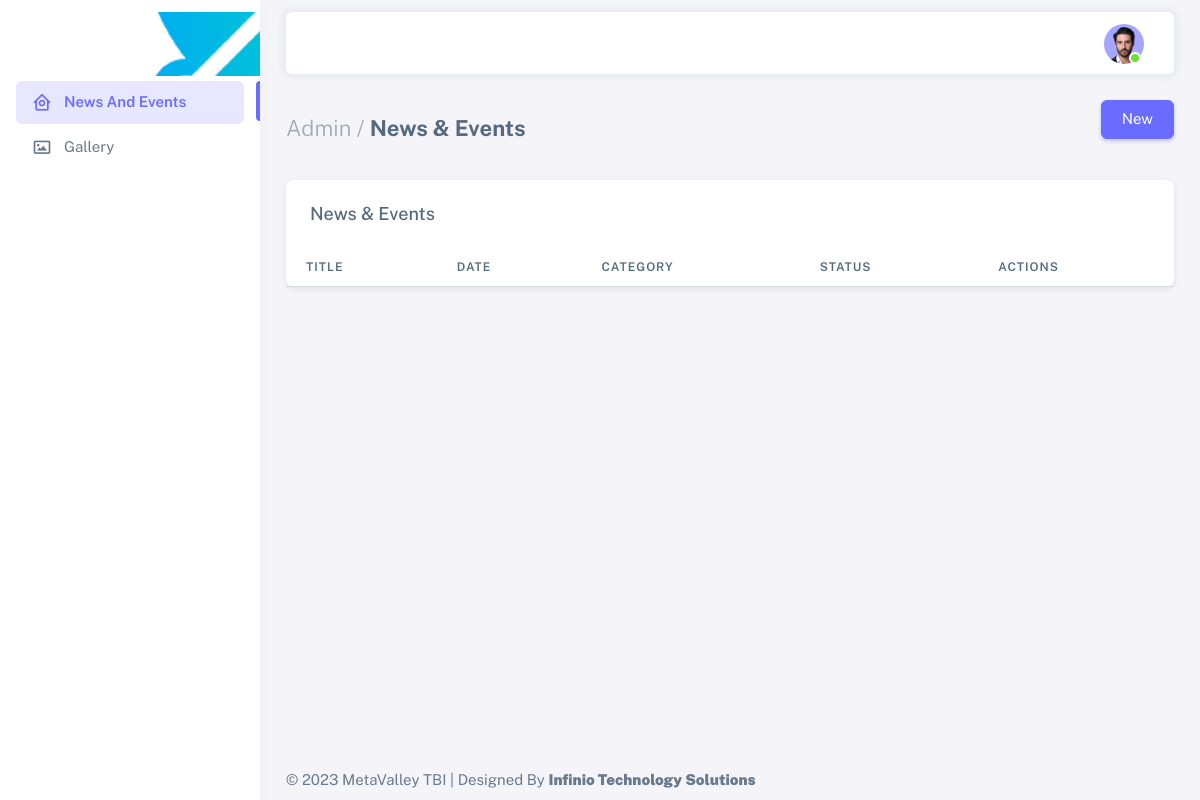
The page /admin/pages/index.php (signed in) on the database as committed earlier.
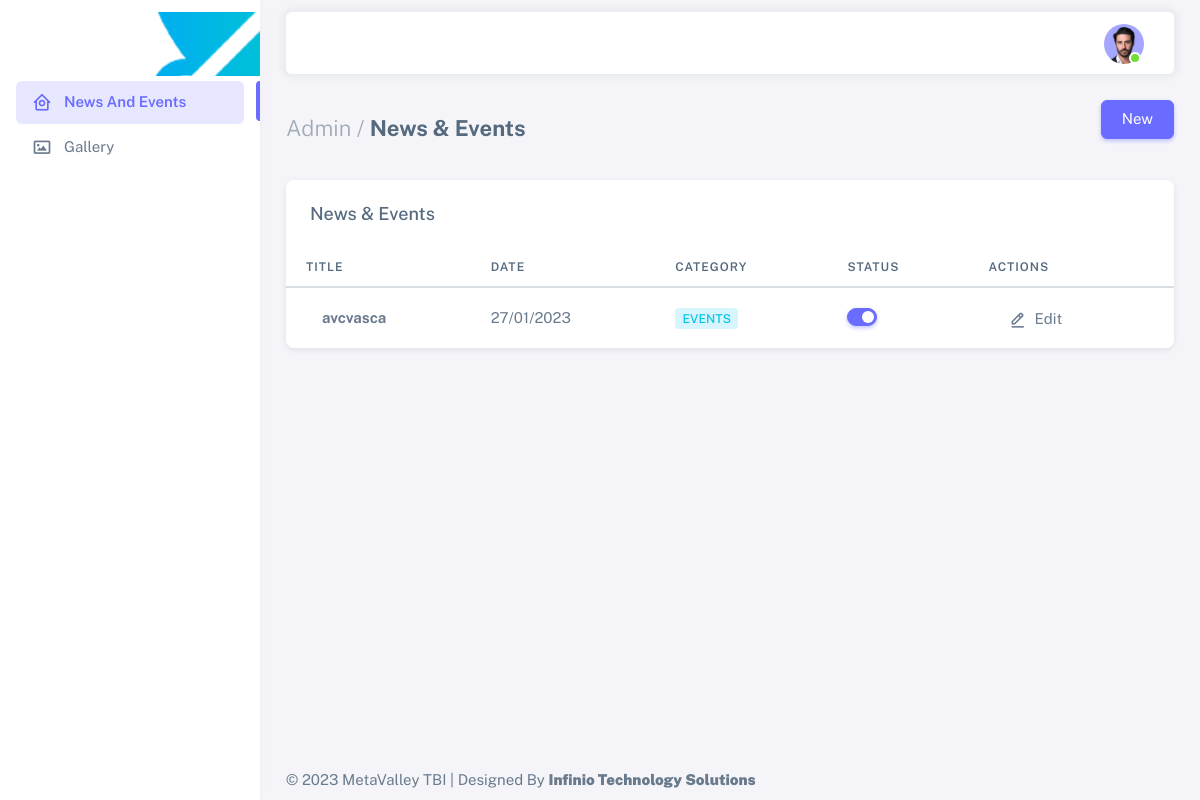
The same page on the database as committed later.
### tables this page shows
CREATE TABLE `news` (
  `id` int(10) NOT NULL,
  `heading` longtext NOT NULL,
  `content` longtext NOT NULL,
  `date` date NOT NULL,
  `createdDate` timestamp NOT NULL DEFAULT current_timestamp(),
  `image` varchar(100) NOT NULL,
  `category` varchar(100) NOT NULL,
  `activeStatus` tinyint(1) NOT NULL,
  `landingStatus` tinyint(1) NOT NULL
);

### admin/pages/index.php (the view, shortened to what this page needs)
<?php
include('../includes/config.php');
if (strlen($_SESSION['alogin']) == 0) {
  header('location:login.php');
} else { ?>
<!DOCTYPE html>
<html
  lang="en"
  class="light-style layout-menu-fixed"
  dir="ltr"
  data-theme="theme-default"
  data-assets-path="../assets/"
  data-template="vertical-menu-template-free"
>
  <head>
    <link rel="stylesheet" href="../assets/vendor/fonts/boxicons.css" />
    <link rel="stylesheet" href="../assets/vendor/css/core.css" class="template-customizer-core-css" />
    <link rel="stylesheet" href="../assets/vendor/css/theme-default.css" class="template-customizer-theme-css" />
    <link rel="stylesheet" href="../assets/css/demo.css" />
    <link rel="stylesheet" href="../assets/vendor/libs/perfect-scrollbar/perfect-scrollbar.css" />
    <link rel="stylesheet" href="../assets/vendor/libs/apex-charts/apex-charts.css" />
  </head>
  <body>
    <div class="layout-wrapper layout-content-navbar">
      <div class="layout-container">
        <?php include('admin-partials/side-nav.php') ?>
        <div class="layout-page">
          <nav
            class="layout-navbar container-xxl navbar navbar-expand-xl navbar-detached align-items-center bg-navbar-theme"
            id="layout-navbar"
          >
            <div class="navbar-nav-right d-flex align-items-center" id="navbar-collapse">
              <ul class="navbar-nav flex-row align-items-center ms-auto">
                <li class="nav-item navbar-dropdown dropdown-user dropdown">
                  <a class="nav-link dropdown-toggle hide-arrow" href="javascript:void(0);" data-bs-toggle="dropdown">
                    <div class="avatar avatar-online">
                      <img src="../assets/img/avatars/1.png" alt class="w-px-40 h-auto rounded-circle" />
                    </div>
                  </a>
                </li>
              </ul>
            </div>
          </nav>
          <div class="container-xxl flex-grow-1 container-p-y">
          <a href="crate-news-and-events.php"  class="float-end btn btn-primary">New</a>
              <h4 class="fw-bold py-3 mb-4">
                <span class="text-muted fw-light">Admin / </span>News &amp; Events</h4>
              <div class="card">
                <h5 class="card-header">News &amp; Events</h5>
                <div class="table-responsive text-nowrap">
                  <table class="table">
                    <thead>
                      <tr>
                        <th>Title</th>
                        <th>Date</th>
                        <th>Category</th>
                        <th>Status</th>
                        <th>Actions</th>
                      </tr>
                    </thead>
                    <tbody class="table-border-bottom-0">
                    <?php
                    $sql = "SELECT * from news ";
                    $query = $dbh->prepare($sql);
                    $query->execute();
                    $results = $query->fetchAll(PDO::FETCH_OBJ);
                    if ($query->rowCount() > 0) {
                      foreach ($results as $result) {
                    ?>
                      <tr>
                      <?php
                        $heading =  substr($result->heading, 0, 65);
                      ?>
                        <td><i class="fab fa-angular fa-lg text-danger me-3"></i> <strong> <?php echo  $heading ?></strong></td>
                        <?php
                        $date = date_create($result->date);
                        ?>
                        <td> <?php echo date_format($date, "d/m/Y"); ?></td>
                        <?php
                        $cat = $result->category;
                        if ($cat == 'News') { ?>
                        <td><span class="badge bg-label-success me-1"><?php echo $cat ?></span></td>
                            <?php } elseif ($cat == 'Events') { ?>
                        <td><span class="badge bg-label-info me-1"><?php echo $cat ?></span></td>
                           <?php  }
                            ?>
                            <?php
                            $activeStatus = $result->activeStatus;
                            if ($activeStatus == '1') {
                              $idE = $result->id;  ?>
                        <td>
                            <div class="form-check form-switch ">
                            <input onclick="location.href ='eventActivate.php?idE=<?php echo $idE ?>';"
                             class="form-check-input" type="checkbox" id="flexSwitchCheckChecked" checked="">
                            </div>
                         </td>
                            <?php }
                            ?>
                            <td>
                         <a  onclick="location.href = 'events-edit.php?id=<?php echo   $result->id ?>';" class="dropdown-item" href="javascript:void(0);"><i class="bx bx-edit-alt me-1"></i> Edit</a>
                        </td>
                      </tr>
                        <?php }
                    }
                        ?>
                         </tbody>
                  </table>
                </div>
              </div>
            </div>
            <footer class="content-footer footer bg-footer-theme">
              <div class="container-xxl d-flex flex-wrap justify-content-between py-2 flex-md-row flex-column">
                <div class="mb-2 mb-md-0">
                  ©
                  MetaValley TBI | Designed By
                  <a href="https://infinio.co.in" target="_blank" class="footer-link fw-bolder">Infinio Technology Solutions</a>
                </div>
              </div>
            </footer>
          </div>
        </div>
      </div>
  </body>
</html>
<?php
}
?>

### admin/pages/admin-partials/side-nav.php (shortened to what this page needs)
<aside id="layout-menu" class="layout-menu menu-vertical menu bg-menu-theme">
    <div class="app-brand demo">
        <a href="index.php" class="app-brand-link">
            <span class="app-brand-logo demo">
                <img src="../../images/logo/logo.png">
            </span>
        </a>
    </div>
    <ul class="menu-inner py-1">
        <li class="menu-item active">
            <a href="index.php" class="menu-link">
                <i class="menu-icon tf-icons bx bx-home-circle"></i>
                <div data-i18n="Analytics">News And Events</div>
            </a>
        </li>
        <li class="menu-item">
            <a href="gallery.php" class="menu-link">
                <i class="menu-icon tf-icons bx bx-image"></i>
                <div data-i18n="Analytics">Gallery</div>
            </a>
        </li>
    </ul>
</aside>

### admin/assets/css/demo.css (style rules this page uses)
.menu .app-brand.demo { height: 64px; margin-top: 12px; }

Rows that differ between the two databases and show on the page:
added news: heading "avcvasca", date "27/01/2023", category "EVENTS"
